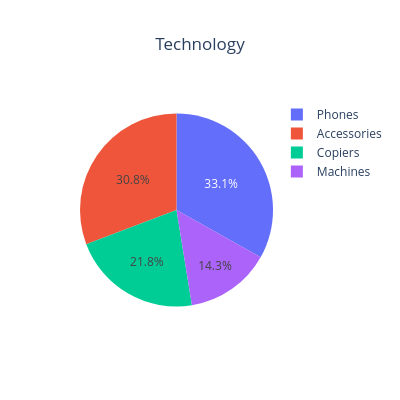

Write notebook code for a chart like this one.
### Code cell
def sub_category(cat):
    Category = Category_pivot[Category_pivot[cat] != 0]
    
    pie = px.pie(
        Category,
        names= Category[cat].index,
        values= Category[cat].values,
        title=f"{cat}")
    
    pie.update_layout(width=400, height=400,title_x=0.5)

    return pie


sub_category('Technology')
#sub_category('Furniture')
#sub_category('Office Supplies')

### Figure 1 — Plotly figure (JSON) as saved in the notebook; plotly's stock layout.template omitted (floating-point values rounded to 4 significant figures)
{"data": [{"domain": {"x": [0, 1], "y": [0, 1]}, "hovertemplate": "Sub-Category=%{label}<br>value=%{value}<extra></extra>", "labels": ["Accessories", "Copiers", "Machines", "Phones"], "legendgroup": "", "name": "", "showlegend": true, "type": "pie", "values": [30.76, 21.79, 14.3, 33.14]}], "layout": {"height": 400, "legend": {"tracegroupgap": 0}, "title": {"text": "Technology", "x": 0.5}, "width": 400}}
